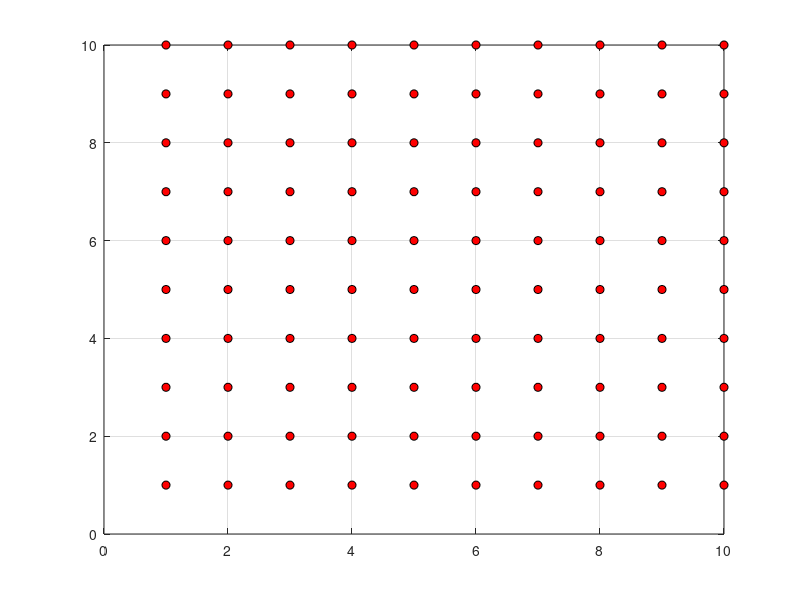
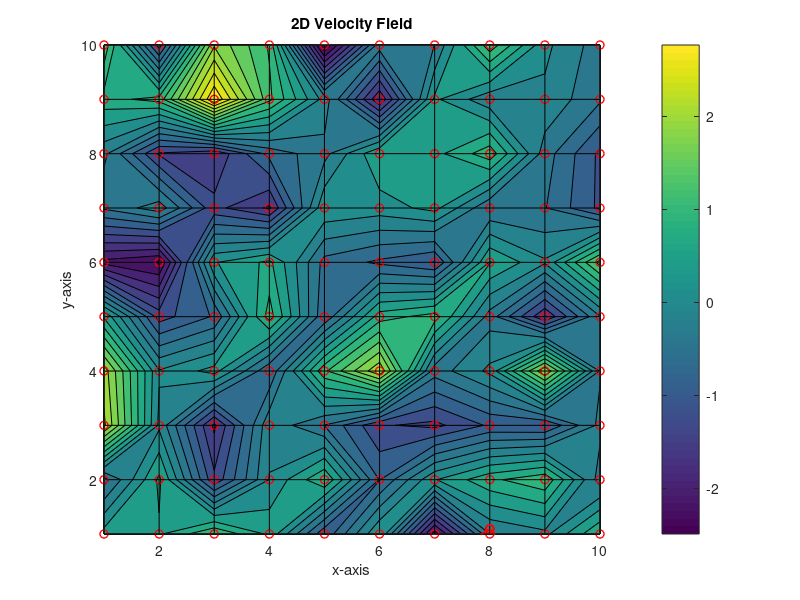
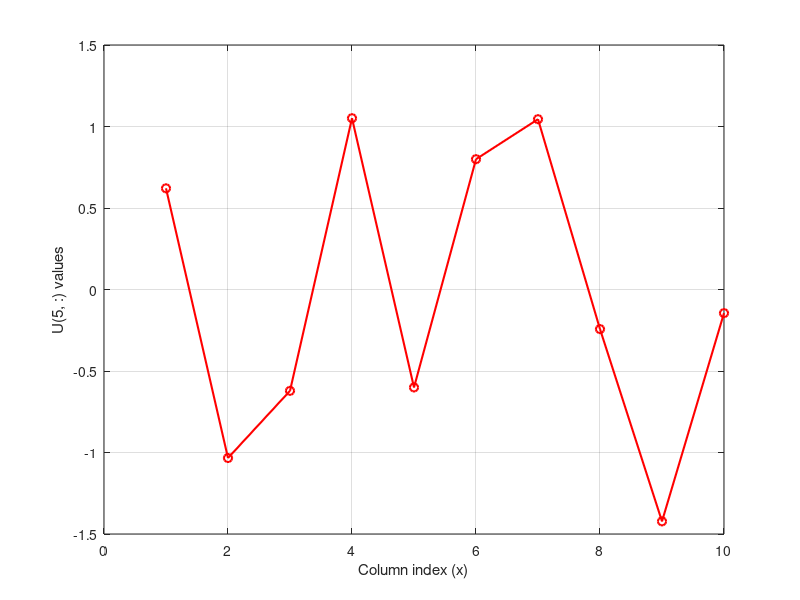

Recreate these plots in MATLAB, in order.
%% Problem with 2D velocity contour
clc; clear all; close all;

% variable declaration
Nx = 10;           % Number of grid points in x-direction
Ny = 10;           % Number of grid points in y-direction

x = 1:1:Nx;          % x-grid, delx=1
y = 1:1:Ny;          % y-grid, dely=1

[X, Y] = meshgrid(x, y);   % 2D grid coordinates
% 
plot(X, Y, 'ko', 'MarkerFaceColor', 'r'); % red points
grid on;

U = randn(length(y), length(x));  % match X,Y      

% % % ---- Plot the 2D field ----
figure;
contourf(X, Y, U, 20);     % Filled contour plot with 0levels
colorbar;                  % Show color scale
title('2D Velocity Field');
xlabel('x-axis');
ylabel('y-axis');
grid on;
%axis equal tight;          % Equal scaling and tight axes

hold on;

% Show grid points as red dots
plot(X, Y, 'ro', 'MarkerSize', 6, 'LineWidth', 1);

% Show grid lines
% 
for i = 1:Ny
      plot(x, Y(i,:), 'k-', 'LineWidth', 0.5); % horizontal lines
end

for j = 1:Nx
   plot(X(:,j), y, 'k-', 'LineWidth', 0.5); % vertical lines
end

% hold off;

%% Find diagonal and diagonal matrix 
 n = size(U,1);              % number of rows (since U is square)

% % % diagonal values
diag_vals = [];             % empty vector

for i = 1:n 
     diag_vals(i) = U(i,i);  % row = column
end

% % % diagonal matrix

D = zeros(n,n);             % start with zeros
for i = 1:n
      D(i,i) = diag_vals(i);  % put values on diagonal
end

disp('Diagonal values:');
disp(diag_vals)

% % disp('Diagonal matrix:');
% % disp(D)

%% Plot diagonal values vs x-axis 
x = 1:length(diag_vals);           % x-axis(1 to n)

% %y = 1:length(diag_vals); 

% figure;
plot(x, diag_vals, 'ro-', 'LineWidth', 1.5, 'MarkerSize', 6);
% % %plot(diag_vals, y, 'ro--', 'LineWidth', 1.5, 'MarkerSize', 6);

% grid on;
% % title('Diagonal Elements vs X-axis');
% xlabel('x axis');
% ylabel('Diagonal velocity');

%% plot 5th row w. r. to x axis of your matris
row5 = U(5, :);
disp('5th row of U:');
disp(row5);

x = 1:size(U,2);           % x-axis for columns
figure;
plot(x, row5, 'r-o', 'LineWidth', 1.5);
xlabel('Column index (x)');
ylabel('U(5, :) values');
grid on;

%%
% Excercise: plot 6th column of a matrix U with respect to 
% y-axis.

%% control --> if else, for loop, nested loop

% Find positive and negative

clc; clear all; close all;

Nx = 10; Ny = 10;

x = 1:Nx;
y = 1:Ny;

U = randn(length(y), length(x)); 

disp('Matrix U:')
disp(U)

% ---- If-else condition on each element/node
for i = 1:Ny
    for j = 1:Nx
        if U(i,j) > 0
            fprintf('U(%d,%d) = %.2f is Positive\n', i, j, U(i,j));
        else
            fprintf('U(%d,%d) = %.2f is Negative\n', i, j, U(i,j));
        end
    end
end

% if elseif else:
% for i = 1:Ny
%     for j = 1:Nx
%         if U(i,j) > 0
%             fprintf('U(%d,%d) = %.2f is Positive\n', i, j, U(i,j));
%         elseif U(i,j) == 0
%             fprintf('U(%d,%d) = %.2f is Zero\n', i, j, U(i,j));
%         else
%             fprintf('U(%d,%d) = %.2f is Negative\n', i, j, U(i,j));
%         end
%     end
% end

%% Exercise:
% 1. Data types (double, int, float, string, ...)
% 2. Arrays (list, tuple, dictionary)
% 3. Control-(For loop, while loop, if else conditions)
% 4. Matrix - indexing, slicing ...

%%%%%%%%%%%%%%%%%%%%%%%%%% By Khalid %%%%%%%%%%%%%%%%%%%%%%%%%%%%%%%%%%%%%